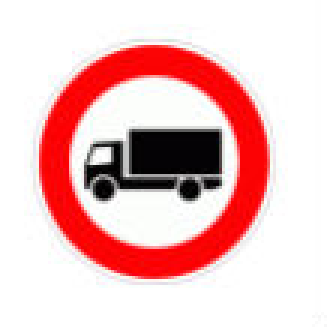
#> input picture internet_images/1.jpg, 109 x 109 px (shown 3 times larger); its folder holds 4 pictures in this run
$ python process.py   (older library calls are emulated)
#> lines starting #> are read from the running program, lines starting #| are printed output that depends on the picture
from PIL import Image
from math import floor
import os

def pad_to_square_longer_side(fname):
#> called with fname = '1.jpg'
	old_im = Image.open(fname)
#> old_im is the input picture: PIL image 109x109 RGB; mean R, G, B 236.4, 192.2, 192.3
	old_size = old_im.size
#> old_size = (109, 109)

	if old_size[0] == old_size[1]: return

	longer_side = max(old_size[0], old_size[1])

	print("longer_side is ", longer_side)

	new_size = [longer_side, longer_side]
	new_im = Image.new("RGB", new_size)   ## luckily, this is already black!
	new_im.paste(old_im, (int(floor(new_size[0]-old_size[0])/2),
	                      int(floor(new_size[0]-old_size[0])/2)))

	new_im.show()
	new_im.save(fname)

def resize(width, height, fname):
#> called with width = 32, height = 32, fname = '1.jpg'
	old_im = Image.open(fname)
	old_im.thumbnail([width, height], Image.ANTIALIAS)
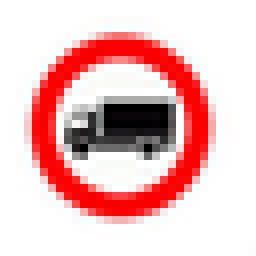
#> old_im: PIL image 32x32 RGB (shown 8 times larger); mean R, G, B 236.3, 192.1, 192.1
	old_im.show()
	old_im.save(fname)

# for file_name in os.listdir('internet_images'):
for file_name in os.listdir('.'):
	if '.jpg' in file_name:
		pad_to_square_longer_side(file_name)
		resize(32, 32, file_name)
#> pass 2 of the loop `for file_name in os.listdir('.'):`:
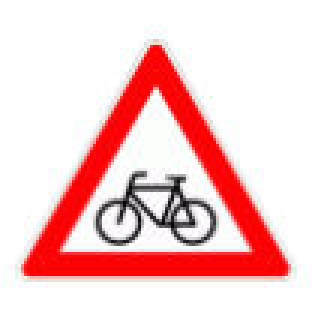
#> input picture internet_images/2.jpg, 112 x 112 px (shown 3 times larger)
#> in pad_to_square_longer_side, old_im is the input picture: PIL image 112x112 RGB; mean R, G, B 247.2, 209.6, 209.7
#> in resize (call 2), `old_im.thumbnail([width, height], Image.ANTIALIAS)`:
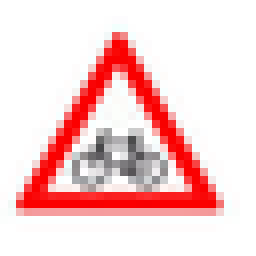
#> old_im: PIL image 32x32 RGB (shown 8 times larger); mean R, G, B 247, 209.5, 209.6
#> pass 3 of the loop `for file_name in os.listdir('.'):`:
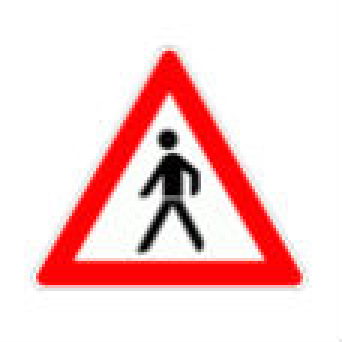
#> input picture internet_images/3.jpg, 114 x 114 px (shown 3 times larger)
#> in pad_to_square_longer_side, old_im is the input picture: PIL image 114x114 RGB; mean R, G, B 246.6, 210.1, 210
#> in resize (call 3), `old_im.thumbnail([width, height], Image.ANTIALIAS)`:
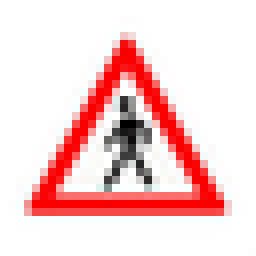
#> old_im: PIL image 32x32 RGB (shown 8 times larger); mean R, G, B 246.4, 210.3, 210.1
#> the loop made 5 passes; the first 3 are shown
